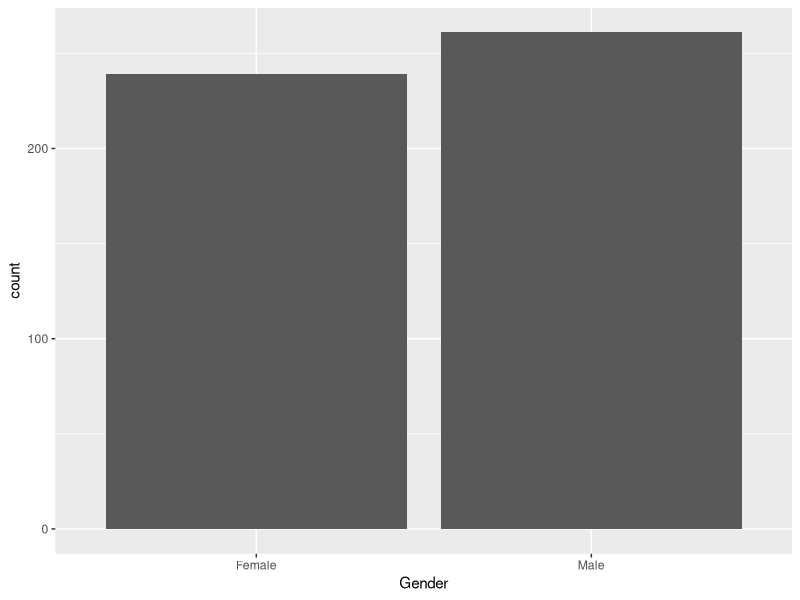
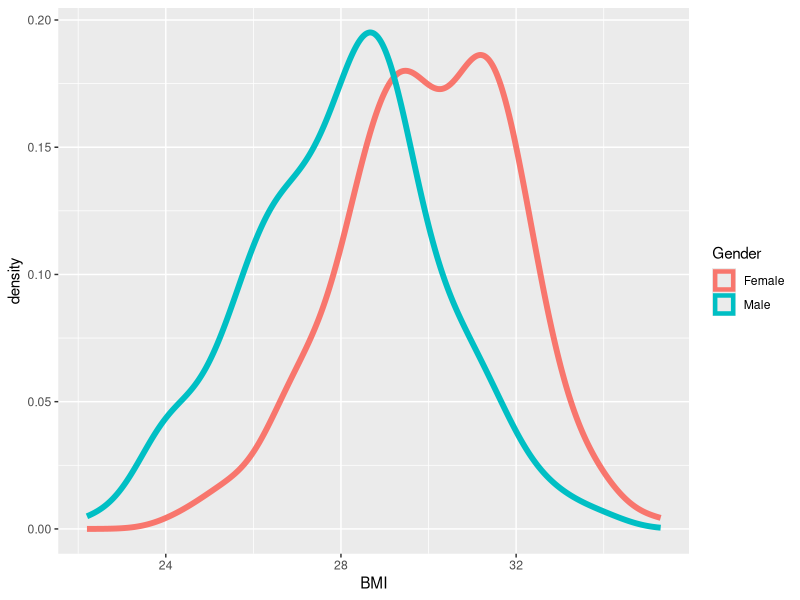
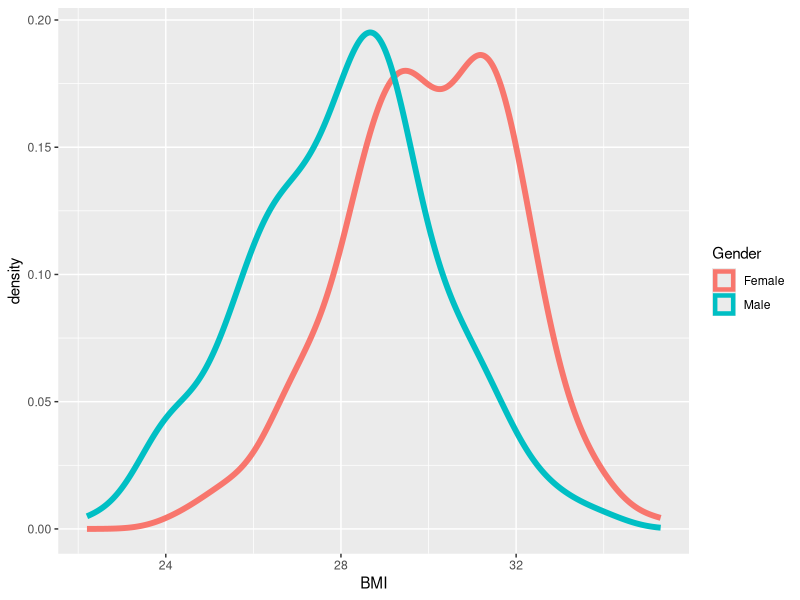
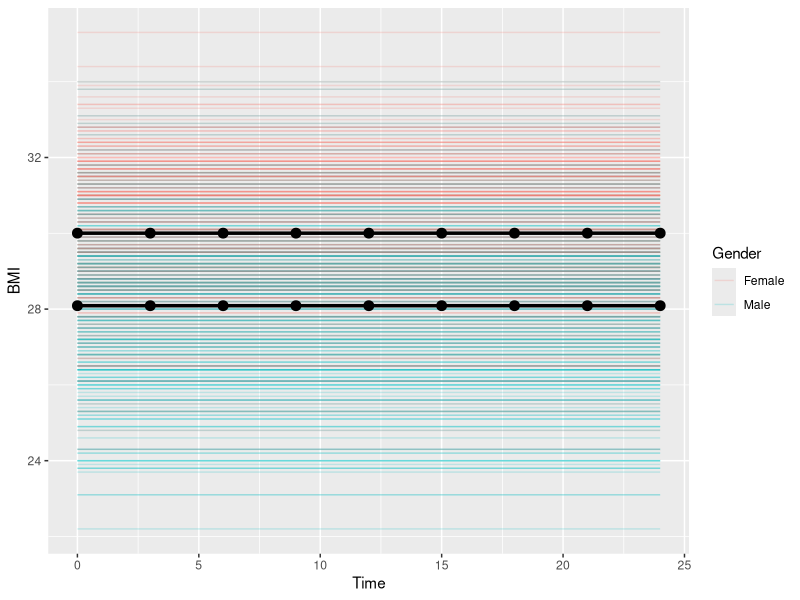
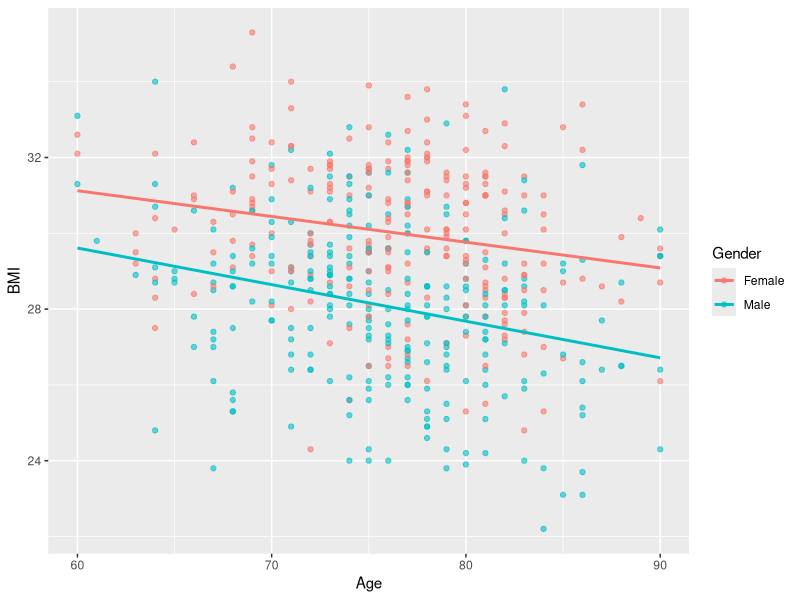
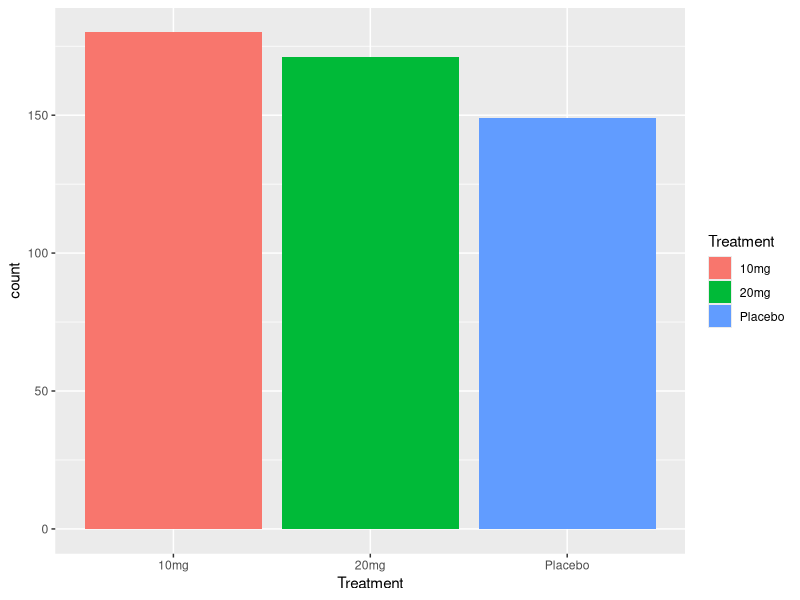
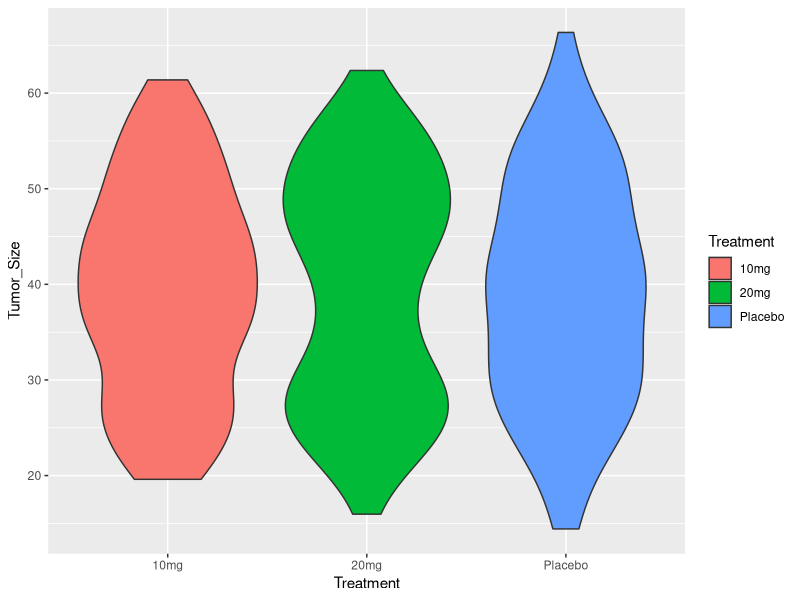
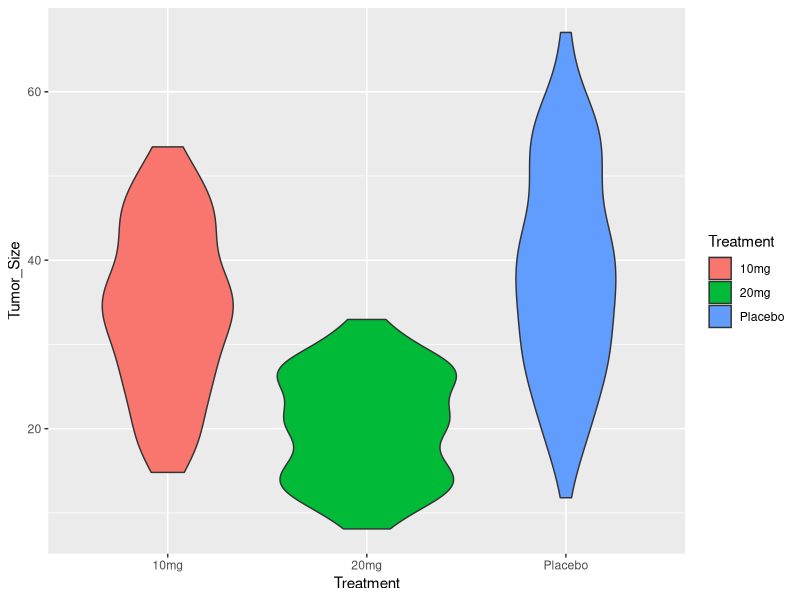

These figures' R source, in order:
## ---- chunk 1
library(tidyverse)
## ---- chunk 2
set.seed(123)  # For reproducibility

# Number of participants
n <- 500  

# Generate patient IDs
patient_ids <- sprintf("P%03d", 1:n)  # P001, P002, ..., P500

# Generate gender
gender <- sample(c("Male", "Female"), n, replace = TRUE)

# Generate ages (60-90) with more in mid to late 70s
ages <- round(rnorm(n, mean = 76, sd = 6))
ages <- pmax(pmin(ages, 90), 60)  # Keep within bounds

# Generate BMI (correlated with age, decreasing slightly as age increases)
bmi_male <- round(rnorm(n, mean = 28 - (ages - 76) * 0.1, sd = 2), 1)
bmi_female <- round(rnorm(n, mean = 30 - (ages - 76) * 0.1, sd = 2), 1)
bmi <- ifelse(gender == "Male", bmi_male, bmi_female)

# Treatment groups (random assignment)
treatment <- sample(c("Placebo", "10mg", "20mg"), n, replace = TRUE)

# Number of time points (every 3 months for 2 years)
time_points <- seq(0, 24, by = 3)  # Months

# Baseline tumor size (randomly generated between 20mm-60mm)
baseline_tumor <- round(runif(n, min = 20, max = 60), 1)

# Function to model tumor size change based on treatment
tumor_reduction <- function(base_size, treatment, time) {
  if (treatment == "Placebo") {
    return(base_size + rnorm(1, mean = 0, sd = 5))  # Tumor size fluctuates
  } else if (treatment == "10mg") {
    return(base_size * (1 - 0.005 * time) + rnorm(1, mean = 0, sd = 2))  # Small reduction
  } else {  # 20mg group
    return(base_size * (1 - 0.02 * time) + rnorm(1, mean = 0, sd = 2))  # Significant reduction
  }
}

# Create dataset with repeated measures
trial_data <- data.frame()
for (i in 1:n) {
  for (t in time_points) {
    new_row <- data.frame(
      Patient_ID = patient_ids[i],
      Gender = gender[i],
      Age = ages[i],
      BMI = bmi[i],
      Treatment = treatment[i],
      Time = t,
      Tumor_Size = max(tumor_reduction(baseline_tumor[i], treatment[i], t), 0)  # Ensure no negative values
    )
    trial_data <- rbind(trial_data, new_row)
  }
}

# View first few rows
head(trial_data)

# Save to CSV
#write.csv(trial_data, "clinical_trial_data.csv", row.names = FALSE)

## ---- chunk 3
unique(trial_data$Gender)
start <- trial_data %>%
  filter(Time==0)
ggplot(data=start, aes(x=Gender)) +
  geom_bar()
## ---- chunk 4
unique(trial_data$Time)
end <- trial_data %>%
  filter(Time==24)
ggplot(data=start, aes(x=BMI, col=Gender)) +
  geom_density(size=2)
ggplot(data=end, aes(x=BMI, col=Gender)) +
  geom_density(size=2)

ggplot(data = trial_data, aes(x = Time, y = BMI, group = Patient_ID, color = Gender)) +
  geom_line(alpha = 0.2) +  # Individual spaghetti lines with transparency
  stat_summary(fun = mean, geom = "line", aes(group = Gender), size = 1.2, color = "black") +  # Mean lines
  stat_summary(fun = mean, geom = "point", aes(group = Gender), size = 3, color = "black")  # Mean points

ggplot(data = start, aes(x = Age, y = BMI, color = Gender)) +
  geom_point(alpha = 0.6) +  # Scatter plot with transparency
  geom_smooth(method = "lm", aes(group = Gender), se = FALSE)
## ---- chunk 5
ggplot(data=start, aes(x=Treatment, fill=Treatment)) +
  geom_bar()
## ---- chunk 6
ggplot(data=start, aes(x=Treatment, y=Tumor_Size, fill=Treatment)) +
  geom_violin()

ggplot(data=end, aes(x=Treatment, y=Tumor_Size, fill=Treatment)) +
  geom_violin()
## ---- chunk 7
model1 <- lm(data=trial_data, Tumor_Size~Treatment)
summary(model1)
## ---- chunk 8
model2 <- lm(data=trial_data, Tumor_Size~Gender)
summary(model2)
